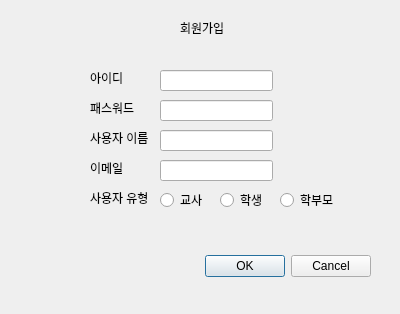
<?xml version="1.0" encoding="UTF-8"?>
<ui version="4.0">
 <class>Dialog</class>
 <widget class="QDialog" name="Dialog">
  <property name="geometry">
   <rect>
    <x>0</x>
    <y>0</y>
    <width>400</width>
    <height>314</height>
   </rect>
  </property>
  <property name="windowTitle">
   <string>Dialog</string>
  </property>
  <widget class="QDialogButtonBox" name="buttonBox">
   <property name="geometry">
    <rect>
     <x>30</x>
     <y>250</y>
     <width>341</width>
     <height>32</height>
    </rect>
   </property>
   <property name="orientation">
    <enum>Qt::Horizontal</enum>
   </property>
   <property name="standardButtons">
    <set>QDialogButtonBox::Cancel|QDialogButtonBox::Ok</set>
   </property>
  </widget>
  <widget class="QLabel" name="label">
   <property name="geometry">
    <rect>
     <x>180</x>
     <y>20</y>
     <width>60</width>
     <height>16</height>
    </rect>
   </property>
   <property name="text">
    <string>회원가입</string>
   </property>
  </widget>
  <widget class="QLineEdit" name="lineEdit">
   <property name="geometry">
    <rect>
     <x>160</x>
     <y>70</y>
     <width>113</width>
     <height>21</height>
    </rect>
   </property>
  </widget>
  <widget class="QLineEdit" name="lineEdit_2">
   <property name="geometry">
    <rect>
     <x>160</x>
     <y>100</y>
     <width>113</width>
     <height>21</height>
    </rect>
   </property>
  </widget>
  <widget class="QLineEdit" name="lineEdit_3">
   <property name="geometry">
    <rect>
     <x>160</x>
     <y>130</y>
     <width>113</width>
     <height>21</height>
    </rect>
   </property>
  </widget>
  <widget class="QLineEdit" name="lineEdit_4">
   <property name="geometry">
    <rect>
     <x>160</x>
     <y>160</y>
     <width>113</width>
     <height>21</height>
    </rect>
   </property>
  </widget>
  <widget class="QLabel" name="label_2">
   <property name="geometry">
    <rect>
     <x>90</x>
     <y>70</y>
     <width>60</width>
     <height>16</height>
    </rect>
   </property>
   <property name="text">
    <string>아이디</string>
   </property>
  </widget>
  <widget class="QLabel" name="label_3">
   <property name="geometry">
    <rect>
     <x>90</x>
     <y>100</y>
     <width>60</width>
     <height>16</height>
    </rect>
   </property>
   <property name="text">
    <string>패스워드</string>
   </property>
  </widget>
  <widget class="QLabel" name="label_4">
   <property name="geometry">
    <rect>
     <x>90</x>
     <y>130</y>
     <width>60</width>
     <height>16</height>
    </rect>
   </property>
   <property name="text">
    <string>사용자 이름</string>
   </property>
  </widget>
  <widget class="QLabel" name="label_5">
   <property name="geometry">
    <rect>
     <x>90</x>
     <y>160</y>
     <width>60</width>
     <height>16</height>
    </rect>
   </property>
   <property name="text">
    <string>이메일</string>
   </property>
  </widget>
  <widget class="QRadioButton" name="radioButton">
   <property name="geometry">
    <rect>
     <x>160</x>
     <y>190</y>
     <width>51</width>
     <height>20</height>
    </rect>
   </property>
   <property name="text">
    <string>교사</string>
   </property>
  </widget>
  <widget class="QLabel" name="label_6">
   <property name="geometry">
    <rect>
     <x>90</x>
     <y>190</y>
     <width>60</width>
     <height>16</height>
    </rect>
   </property>
   <property name="text">
    <string>사용자 유형</string>
   </property>
  </widget>
  <widget class="QRadioButton" name="radioButton_2">
   <property name="geometry">
    <rect>
     <x>220</x>
     <y>190</y>
     <width>51</width>
     <height>20</height>
    </rect>
   </property>
   <property name="text">
    <string>학생</string>
   </property>
  </widget>
  <widget class="QRadioButton" name="radioButton_3">
   <property name="geometry">
    <rect>
     <x>280</x>
     <y>190</y>
     <width>61</width>
     <height>20</height>
    </rect>
   </property>
   <property name="text">
    <string>학부모</string>
   </property>
  </widget>
 </widget>
 <resources/>
 <connections>
  <connection>
   <sender>buttonBox</sender>
   <signal>accepted()</signal>
   <receiver>Dialog</receiver>
   <slot>accept()</slot>
   <hints>
    <hint type="sourcelabel">
     <x>248</x>
     <y>254</y>
    </hint>
    <hint type="destinationlabel">
     <x>157</x>
     <y>274</y>
    </hint>
   </hints>
  </connection>
  <connection>
   <sender>buttonBox</sender>
   <signal>rejected()</signal>
   <receiver>Dialog</receiver>
   <slot>reject()</slot>
   <hints>
    <hint type="sourcelabel">
     <x>316</x>
     <y>260</y>
    </hint>
    <hint type="destinationlabel">
     <x>286</x>
     <y>274</y>
    </hint>
   </hints>
  </connection>
 </connections>
</ui>
